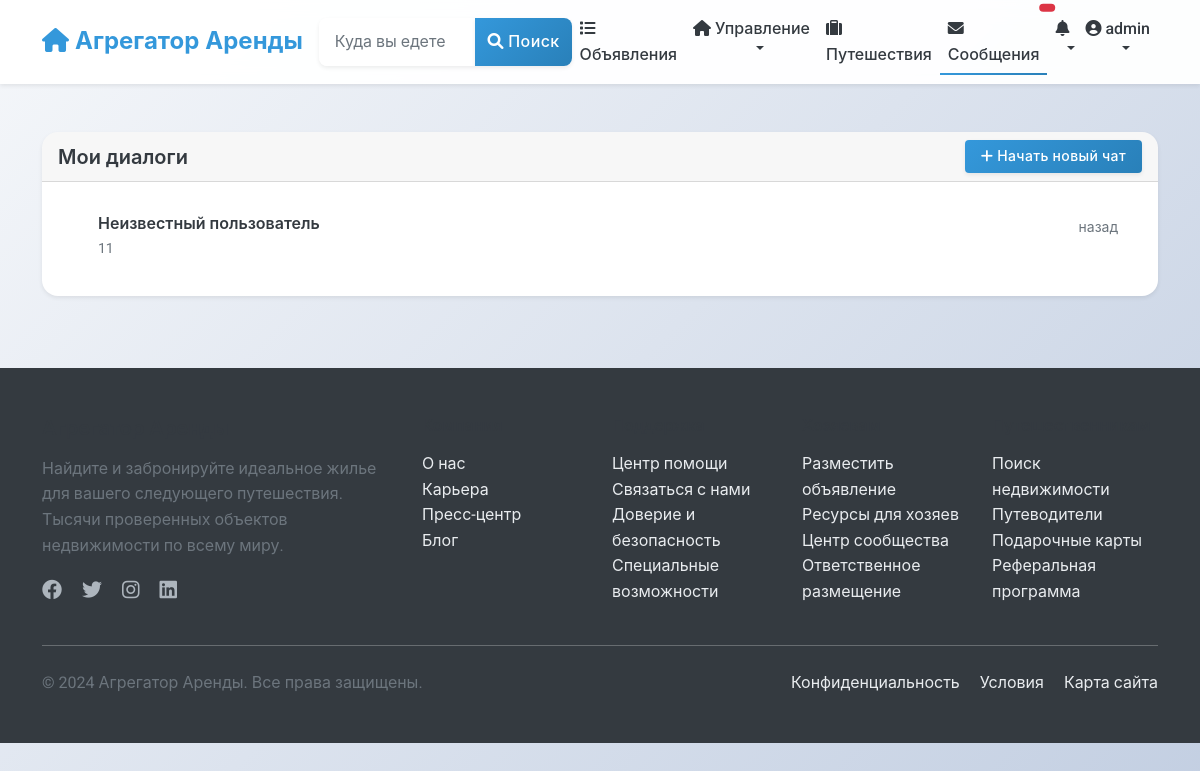
Page /chat/ (signed in) on the earlier database version.
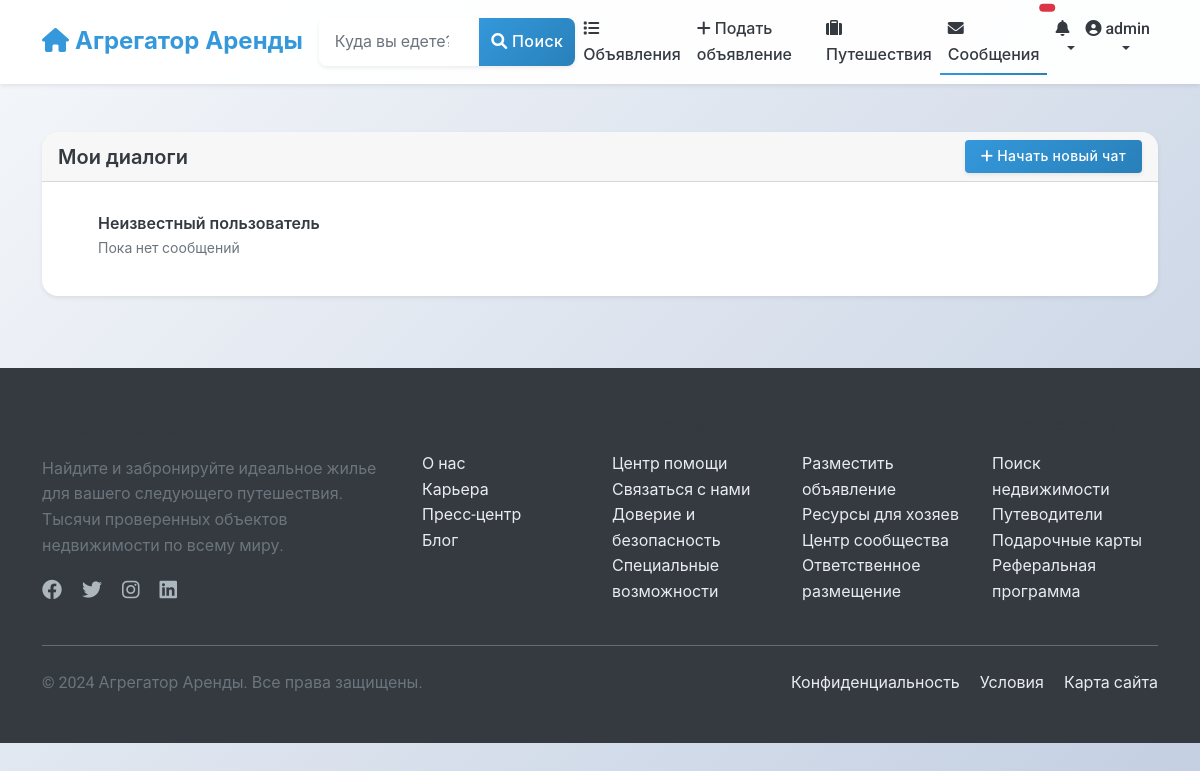
Same page on the later database version.
### chat/models.py (models this page shows, shortened)
class Conversation(models.Model):
    participants = models.ManyToManyField(
        settings.AUTH_USER_MODEL,
        related_name='conversations',
        verbose_name=_("Participants")
    )
    created_at = models.DateTimeField(_("Created at"), auto_now_add=True)
    updated_at = models.DateTimeField(_("Updated at"), auto_now=True)
    listing = models.ForeignKey(
        'listings.Listing',
        on_delete=models.SET_NULL,
        related_name='conversations',
        null=True,
        blank=True,
        verbose_name=_("Related Listing")
    )
    booking = models.ForeignKey(
        'listings.Booking',
        on_delete=models.SET_NULL,
        related_name='conversations',
        null=True,
        blank=True,
        verbose_name=_("Related Booking")
    )
    class Meta:
        verbose_name = _("Conversation")
        verbose_name_plural = _("Conversations")
        ordering = ['-updated_at']
    @property
    def last_message(self):
        return self.messages.order_by('-created_at').first()

class Message(models.Model):
    conversation = models.ForeignKey(
        Conversation,
        on_delete=models.CASCADE,
        related_name='messages',
        verbose_name=_("Conversation")
    )
    sender = models.ForeignKey(
        settings.AUTH_USER_MODEL,
        on_delete=models.CASCADE,
        related_name='sent_messages',
        verbose_name=_("Sender")
    )
    content = models.TextField(_("Message"))
    created_at = models.DateTimeField(_("Created at"), auto_now_add=True)
    is_read = models.BooleanField(_("Is read"), default=False)
    class Meta:
        verbose_name = _("Message")
        verbose_name_plural = _("Messages")
        ordering = ['created_at']

### chat/views.py (the view)
# urls.py: path('', views.conversation_list, name='conversation_list'),
@login_required
def conversation_list(request):
    conversations = Conversation.objects.filter(
        participants=request.user
    ).select_related('listing', 'booking').prefetch_related('participants')
    return render(request, 'chat/conversation_list.html', {
        'conversations': conversations
    })

### notifications/templatetags/notify_tags.py (called while the page is built)
@register.simple_tag(takes_context=True)
def notification_count(context):
    user = context['request'].user
    if user.is_authenticated:
        count = user.notifications.filter(is_read=False).count()
        return count
    return 0

### chat/templates/chat/conversation_list.html (shortened to what this page needs)
{% extends 'base.html' %}
{% load static %}
{% block content %}
<div class="container mt-4">
    <div class="row">
        <div class="col-12">
            <div class="card">
                <div class="card-header d-flex justify-content-between align-items-center">
                    <h5 class="mb-0">Мои диалоги</h5>
                    <a href="{% url 'chat:start_conversation' %}" class="btn btn-primary btn-sm">
                        <i class="fas fa-plus me-1"></i>Начать новый чат
                    </a>
                </div>
                <div class="card-body">
                    {% if conversations %}
                        <div class="list-group list-group-flush">
                            {% for conversation in conversations %}
                                <a href="{% url 'chat:conversation_detail' conversation.pk %}"
                                   class="list-group-item list-group-item-action">
                                    <div class="d-flex w-100 justify-content-between">
                                        <div class="d-flex align-items-center">
                                            <div>
                                                <h6 class="mb-1">
                                                    {% if conversation.get_other_participant %}
                                                        {{ conversation.get_other_participant.get_full_name|default:conversation.get_other_participant.username }}
                                                    {% else %}
                                                        Неизвестный пользователь
                                                    {% endif %}
                                                </h6>
                                                {% if conversation.last_message %}
                                                    <p class="mb-1 text-muted small">{{ conversation.last_message.content|truncatechars:50 }}</p>
                                                {% else %}
                                                    <p class="mb-1 text-muted small">Пока нет сообщений</p>
                                                {% endif %}
                                            </div>
                                        </div>
                                        <div class="text-end">
                                            {% if conversation.last_message %}
                                                <small class="text-muted">{{ conversation.last_message.timestamp|timesince }} назад</small>
                                            {% endif %}
                                        </div>
                                    </div>
                                </a>
                            {% endfor %}
                        </div>
                    {% endif %}
                </div>
            </div>
        </div>
    </div>
</div>
{% endblock %}

### templates/includes/navbar.html (shortened to what the changed rows need)
<nav class="navbar navbar-expand-lg navbar-light bg-white shadow-sm">
    <div class="container">
        <div class="collapse navbar-collapse" id="navbarSupportedContent">
            <ul class="navbar-nav ms-auto mb-2 mb-lg-0">
                {% if user.is_authenticated %}
                    {% if user.is_host %}
                    <li class="nav-item dropdown">
                        <a class="nav-link dropdown-toggle" href="#" id="hostDropdown" role="button"
                           data-bs-toggle="dropdown" aria-expanded="false">
                            <i class="fas fa-home"></i> Управление
                        </a>
                    </li>
                    {% else %}
                    <li class="nav-item">
                        <a class="nav-link" href="{% url 'listings:listing_create' %}">
                            <i class="fas fa-plus"></i> Подать объявление
                        </a>
                    </li>
                    {% endif %}
                                {% load notify_tags %}
                {% endif %}
            </ul>
        </div>
    </div>
</nav>

Differences in the rows shown:
removed Conversation: last_message.content "11"
changed User "admin": is_host True → False (drawn)
added Conversation: shows "Неизвестный пользователь", shows "Пока нет сообщений"
Other differences:
text no longer shown: "Управление"
text now shown: "Подать объявление"
